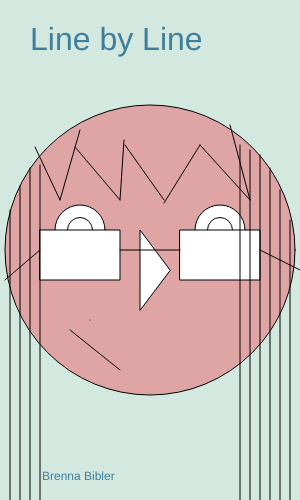
Frame 1 (no input)
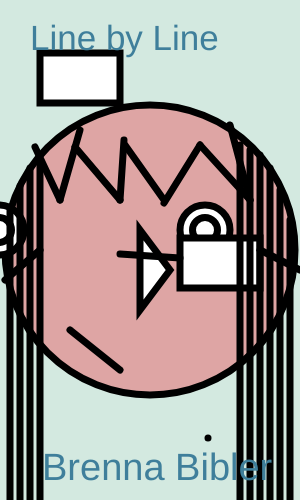
Frame 60 (no input)
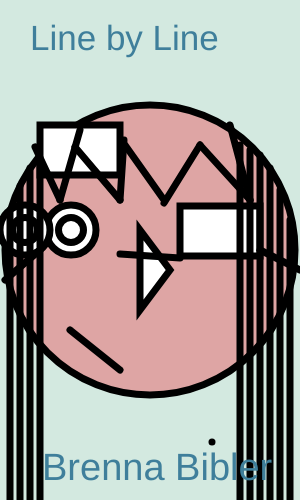
Frame 120 (the mouse pressed at the canvas centre since frame 60)

The p5.js sketch that drew these frames (run headless with seeded random() and noise() and a simulated clock; from frame 60 on, the mouse is pressed at the canvas centre):

// p5.js sketch
// ── sketch.js
var redColor = 211;
var blueColor = 224;
var greenColor = 233;

//rectangle 1 movement
var x = 180;
var y = 230;
var a = 80;
var b = 50;

//rectangle 2 movement
var c = 40;
var d = 230;
var e = 80;
var f = 50;

//line 1 movement
var g =180;
var h =250;
var i =120;
var j =250;

//circle 1 movement
var k =80;
var l =230;
var m =50;

//circle 2 movement
var n =220;
var o =230;
var p =50;

//pupil 1 movement
var q =220;
var r =227;

//pupil 2 movement
var s =80;
var t =227;

//freckle movement
var u =90;
var v =320;

//text size
var sizeDirection = 3;
var size = 32;
var count = 0;


function setup() {
	
  createCanvas(300,500);
  
/*movement variables - I had to make multiple so they wouldn't
affect each other below! */
  movementa = floor(random() * 10) +1;
  movementb = floor(random() * 10) +1;
  movementc = floor(random() * 10) +1;
  movementd = floor(random() * 10) +1;
  movemente = floor(random() * 10) +1;
  movementf = floor(random() * 10) +1;
  movementg = floor(random() * 10) +1;
  movementh = floor(random() * 10) +1;
  

}

function draw() {
	
  background(redColor,greenColor,blueColor);
  fill(222, 165, 164);
  circle(150, 250, 290);
  fill(255, 255, 255);
  circle(k, l, m);
  circle(n, o, p);
  circle(k, l, 25);
  circle(n, o, 25);
  rect(x,y,a,b);
  rect(c,d,e,f);
  triangle(140, 310, 140, 230, 170, 270);
  point(u, v);
  line(g, h, i, j);
  line(260, 250, 300, 270);
  line(40, 250, 5, 280);
  line(40, 2300, 40, 165);
  line(30, 2300, 30, 168);
  line(20, 2300, 20, 186);
  line(10, 2300, 10, 210);
  line(35, 147, 60, 200);
  line(80, 130, 60, 200);
  line(75, 147, 120, 200);
  line(120, 200, 124, 140);
  line(164, 200, 125, 145);
  line(200, 145, 164, 203);
  line(200, 145, 250, 200);
  line(250, 200, 230, 125);
  line(240, 145, 240, 3000);
  line(250, 150, 250, 3000);
  line(260, 155, 260, 3000);
  line(270, 168, 270, 3000);
  line(280, 190, 280, 3000);
  line(290, 220, 290, 3000);
  line(70, 330, 120, 370);
  strokeWeight(7);
  fill(63, 127, 155);
  text('Brenna Bibler', 42, 480);
 
 //rectangle 1 movement
  if(y >= 250 || y <= 0)
    {
       movementa *= -1;
    }
	
     y -= movementa;

//rectangle 2 movement
	if(d >= 250 || d <= 0)
    {
       movementb *= -1;
    }
     d -= movementb;

/*line 1 movement (or vibration, if you will. 
I'm going for a more chaotic look.*/
	if(h >= 250 || h <= 0)
	{
		movementc *= -1;
    }
     h -= movementc;
	 
	if(j >= 250 || j <= 0)
    {
       movementd *= -1;
    }
     j -= movementd;
	 
//circle 1 movement
	if(k >= 300 || k <= 0)
    {
       movemente *= -1;
    }

     k += movemente;

//circle 2 movement
	if(n >= 300 || n <= 0)
    {
       movementf *= -1;
    }

     n += movementf;
	
//freckle movement
	if(v >= 500 || v <= 300)
    {
       movementh *= -1;
    }

     u += movementh;
	 v += movementh;
	 
//text size
    textSize(size);
    size+= sizeDirection;
    count++;
    if(count > 5)
    {
        sizeDirection *=-1;
        count = 0;
    }
	text('Line by Line', 30, 50);




}
